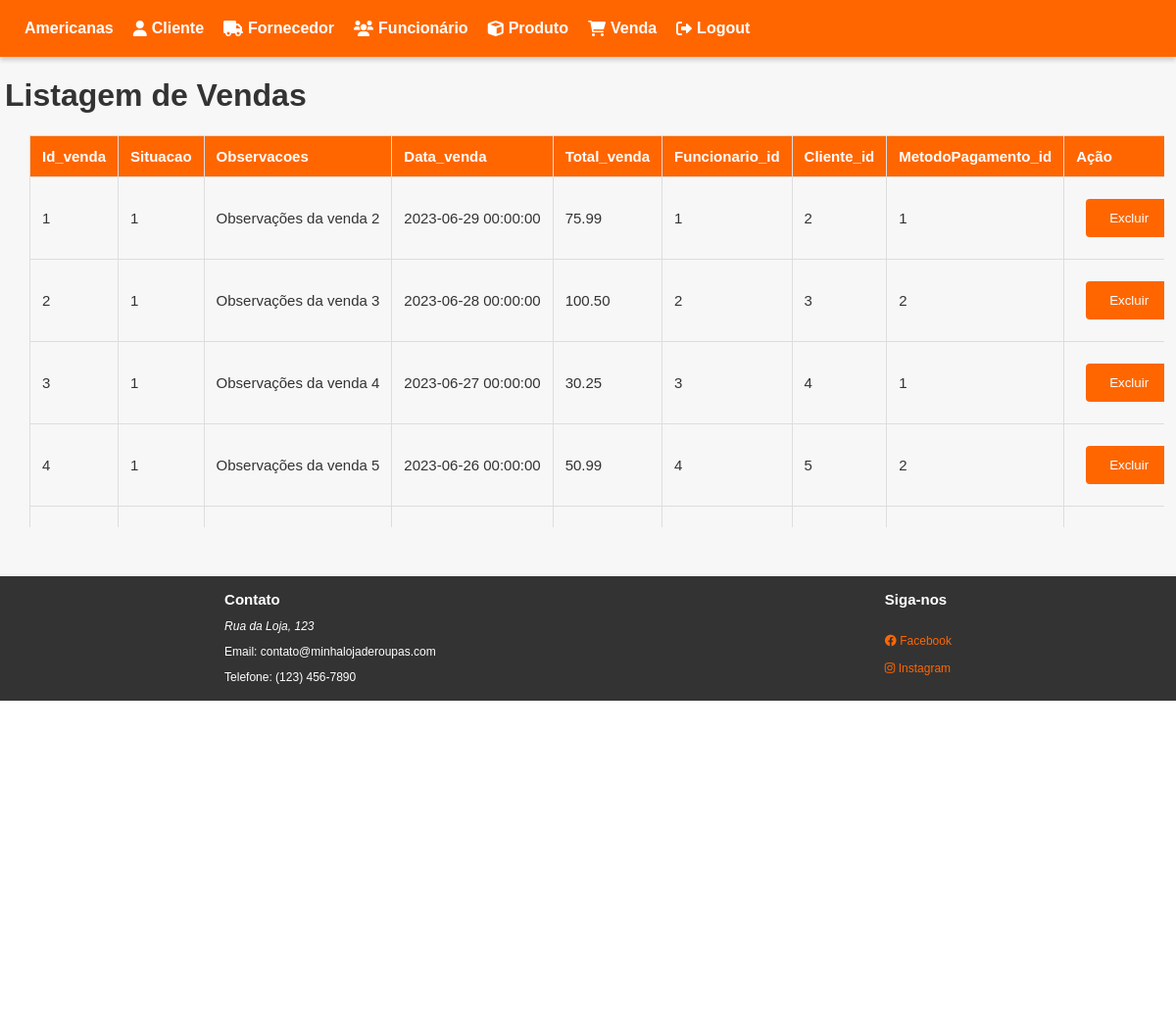
Page /View/Venda/Lista.php (signed in) on the earlier database version.
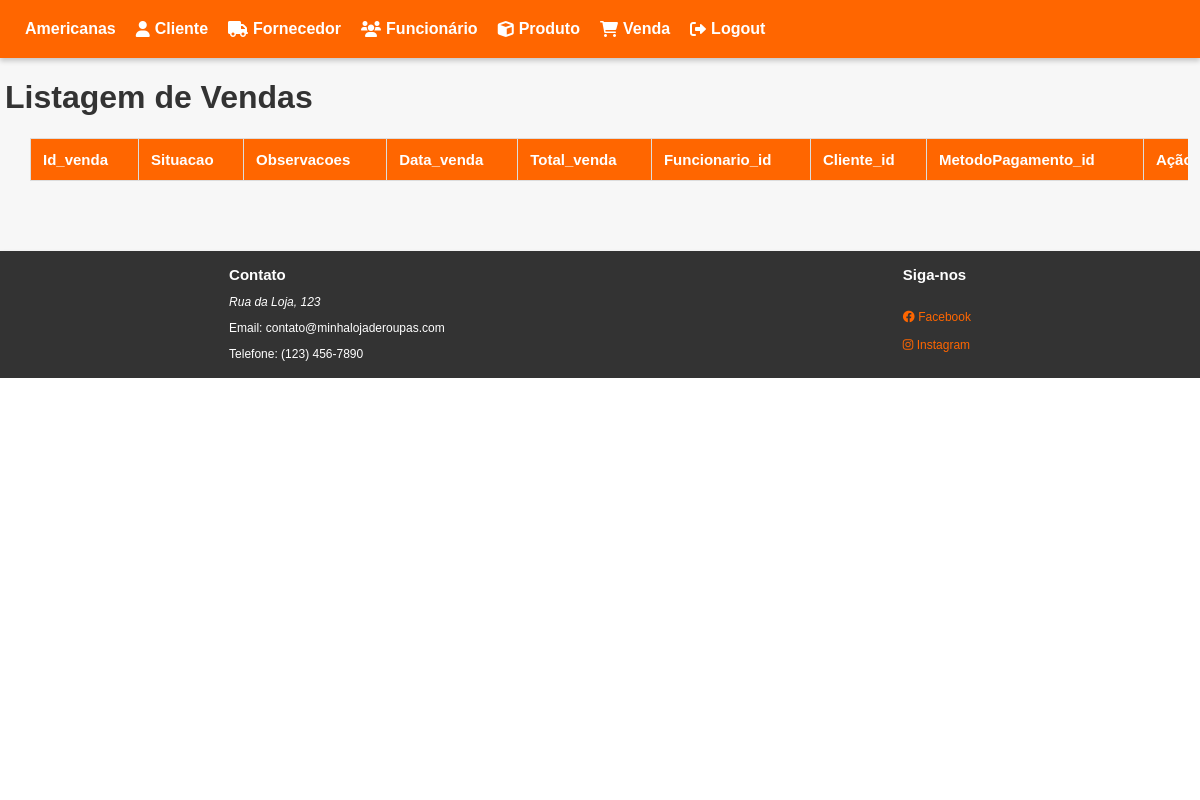
Same page on the later database version.
### tables this page shows
CREATE TABLE venda (
	id_venda integer auto_increment primary key,
	situacao boolean,
	observacoes varchar(5000),
	data_venda datetime,
	total_venda decimal (10,2),
	funcionario_id integer,
	cliente_id integer,
	metodoPagamento_id integer
);

### DataBase/DAOVenda.php (called while the page is built, shortened)
<?php
class DAOVenda
{
    public function listaTodos()
    {
        $sql = 'SELECT * FROM venda;';
        $pst = Conexao::getPreparedStatement($sql);
        $pst->execute();
        $lista = $pst->fetchAll(PDO::FETCH_ASSOC);
        return $lista;
    }
}
?>

### DataBase/Conexao.php (called while the page is built)
<?php
class conexao
{
    private static $dsn = 'mysql:host=localhost;dbname=gico';
    private static $usuario = 'root';
    private static $senha = '123456';
    private static $conexao = null;
    public static function getConexao(): PDO
    {
        if (Conexao::$conexao == null) {
            try {
                conexao::$conexao = new PDO(conexao::$dsn, conexao::$usuario, conexao::$senha);
            } catch (PDOException $e) {
                echo $e->getMessage();
            }
        }
        return conexao::$conexao;
    }
    public static function getPreparedStatement($sql): PDOStatement
    {
        $pst = null;
        if (conexao::getConexao() != null) {
            try {
                $pst = conexao::$conexao->prepare($sql);
            } catch (PDOException $e) {
                echo $e->getMessage();
            }
        }
        return $pst;
    }
}
?>

### View/Venda/Lista.php (the view, shortened to what this page needs)
<?php
require_once BASE . '/View\Header.php';
?>
<!DOCTYPE html>
<html lang="en">
<head>
    <link rel="stylesheet" href=".\..\..\Css\style.css">
</head>
<body>
    <h1>Listagem de Vendas</h1>
    <div class="table-wrapper">
        <table>
            <tr>
                <th>Id_venda</th>
                <th>Situacao</th>
                <th>Observacoes</th>
                <th>Data_venda</th>
                <th>Total_venda</th>
                <th>Funcionario_id</th>
                <th>Cliente_id</th>
                <th>MetodoPagamento_id</th>
                <th>Ação</th>
            </tr>
            <?php
            require_once BASE . '/Database/DAOVenda.php';
            require_once BASE . '/Database/Conexao.php';
            $daoVenda = new DaoVenda();
            $lista = $daoVenda->listaTodos();
            foreach ($lista as $venda) {
                echo '<tr>';
                echo '<td>' . $venda['id_venda'] . '</td>';
                echo '<td>' . $venda['situacao'] . '</td>';
                echo '<td>' . $venda['observacoes'] . '</td>';
                echo '<td>' . $venda['data_venda'] . '</td>';
                echo '<td>' . $venda['total_venda'] . '</td>';
                echo '<td>' . $venda['funcionario_id'] . '</td>';
                echo '<td>' . $venda['cliente_id'] . '</td>';
                echo '<td>' . $venda['metodoPagamento_id'] . '</td>';
                ?>
                <td>
                    <form action="delete.php" method="post">
                        <button>Excluir</button>
                    </form>
                </td>
                <?php
                echo '</tr>';
            }
            ?>
        </table>
    </div>
</body>
<?php
require_once BASE . '/View\Footer.php';
?>
</html>

### View/Header.php (shortened to what this page needs)
<!DOCTYPE html>
<html lang="en">
<head>
    <link rel="stylesheet" href="./Css/menu.css">
    <link rel="stylesheet" href="https://cdnjs.cloudflare.com/ajax/libs/font-awesome/6.0.0-beta3/css/all.min.css">
</head>
<body>
    <header>
        <nav>
            <ul class="menu">
                <li class="submenu">
                    <a href="http://localhost/macaco/">
                        <span>
                            <?php echo "Americanas"; ?>
                        </span>
                    </a>
                </li>
                <li class=" submenu">
                    <a href="#">
                        <i class="fas fa-user"></i>
                        <span>
                            <?php echo "Cliente"; ?>
                        </span>
                    </a>
                </li>
                <li class="submenu">
                    <a href="#">
                        <i class="fas fa-truck"></i>
                        <span>
                            <?php echo "Fornecedor"; ?>
                        </span>
                    </a>
                </li>
                <li class="submenu">
                    <a href="#">
                        <i class="fas fa-users"></i>
                        <span>
                            <?php echo "Funcionário"; ?>
                        </span>
                    </a>
                </li>
                <li class="submenu">
                    <a href="#">
                        <i class="fas fa-cube"></i>
                        <span>
                            <?php echo "Produto"; ?>
                        </span>
                    </a>
                </li>
                <li class="submenu">
                    <a href="#">
                        <i class="fas fa-shopping-cart"></i>
                        <span>
                            <?php echo "Venda"; ?>
                        </span>
                    </a>
                </li>
                <li>
                    <a href="http://localhost/macaco/View/Login/Logout.php">
                        <i class="fas fa-sign-out-alt"></i> Logout
                    </a>
                </li>
            </ul>
        </nav>
    </header>
</body>
</html>

### View/Footer.php (shortened to what this page needs)
<!DOCTYPE html>
<html lang="en">
<head>
    <link rel="stylesheet" href="../../Css/menu.css">
    <link rel="stylesheet" href="https://cdnjs.cloudflare.com/ajax/libs/font-awesome/6.0.0-beta3/css/all.min.css">
</head>
<body>
    <div class="content">
        <footer>
            <section>
                <h3>Contato</h3>
                <address>
                    <p>Rua da Loja, 123</p>
                </address>
                <p>Email: contato@minhalojaderoupas.com</p>
                <p>Telefone: (123) 456-7890</p>
            </section>
            <section>
                <h3>Siga-nos</h3>
                <ul>
                    <li><a href="#"><i class="fab fa-facebook"></i> Facebook</a></li>
                    <li><a href="#"><i class="fab fa-instagram"></i> Instagram</a></li>
                </ul>
            </section>
        </footer>
    </div>
</body>
</html>

### Css/Menu.css (style rules this page uses)
html, body { height: 100%; margin: 0; padding: 0; }
body { display: flex; flex-direction: column; }
.content { flex-grow: 1; max-width: 100%; background-color: #fff; box-shadow: 0px 3px 5px rgba(0, 0, 0, 0.2); }
footer { background-color: #333; color: #fff; padding-bottom: 4px; display: flex; flex-wrap: wrap; justify-content: space-between; align-items: flex-start; font-size: 20px; height: auto; width: 100%; }
footer section { max-width: 400px; margin: 0 auto; padding: 0 20px; }
footer h3 { font-size: 15px; margin-bottom: 10px; }
footer address, footer p { font-size: 12px; margin-bottom: 10px; }
footer ul { list-style: none; padding: 0; }
footer ul li { margin-bottom: 5px; }
footer ul li a { color: #ff6600; text-decoration: none; font-size: 12px; }

### Css/style.css (style rules this page uses)
body { font-family: Arial, sans-serif; background-color: #f7f7f7; color: #333; margin: 0; padding: 0; }
table { border-collapse: collapse; margin: 0px 30px 20px 30px; font-size: 15px; width: 100%; min-width: max-content; }
table, th, td { border: 1px solid #ddd; }
th, td { padding: 12px; text-align: left; }
th { background-color: #ff6600; color: #fff; position: sticky; top: 0px; }
.table-wrapper { max-height: 400px; overflow-y: scroll; margin-bottom: 50px; width: 99%; }
a { color: #ff6600; text-decoration: none; }
header { background-color: #ff6600; color: #fff; box-shadow: 0px 3px 5px rgba(0, 0, 0, 0.2); width: auto; }
.menu { list-style: none; display: flex; justify-content: flex-start; padding: 20px; margin: 0px; }
.menu li { margin-right: 20px; }
.menu a { text-decoration: none; color: #fff; font-weight: bold; transition: color 0.3s ease; display: flex; align-items: center; }
.menu i { margin-right: 5px; }
h1 { margin-left: 5px; }
form { margin: 10px; }
button { background-color: #ff6600; color: #fff; border: none; padding: 12px 24px; border-radius: 4px; cursor: pointer; transition: background-color 0.3s ease; }

Differences in the rows shown:
removed venda: id_venda "1", situacao "1", observacoes "Observações da venda 2", data_venda "2023-06-29 00:00:00", total_venda "75.99", funcionario "1", cliente "2", metodoPagamento "1"
removed venda: id_venda "2", situacao "1", observacoes "Observações da venda 3", data_venda "2023-06-28 00:00:00", total_venda "100.50", funcionario "2", cliente "3", metodoPagamento "2"
removed venda: id_venda "3", situacao "1", observacoes "Observações da venda 4", data_venda "2023-06-27 00:00:00", total_venda "30.25", funcionario "3", cliente "4", metodoPagamento "1"
removed venda: id_venda "4", situacao "1", observacoes "Observações da venda 5", data_venda "2023-06-26 00:00:00", total_venda "50.99", funcionario "4", cliente "5", metodoPagamento "2"
